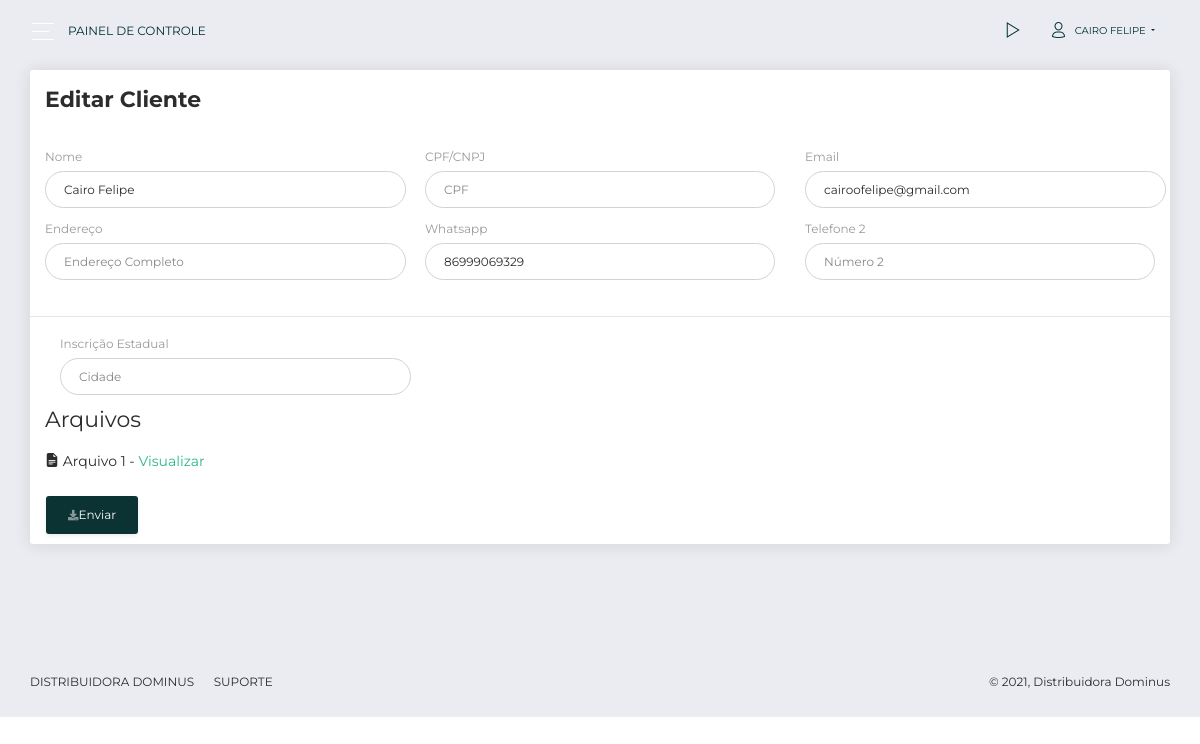
The app's page /admin/edit-cliente.php?edit_id=182 (signed in) with its own data.
### tables this page shows
CREATE TABLE `clientes` (
  `id` int(11) NOT NULL AUTO_INCREMENT,
  `nome` varchar(100) DEFAULT NULL,
  `cpf_cnpj` varchar(100) DEFAULT NULL,
  `email` varchar(50) DEFAULT NULL,
  `endereco` varchar(500) DEFAULT NULL,
  `whats` varchar(100) DEFAULT NULL,
  `telefone2` varchar(100) DEFAULT NULL,
  `tipo` varchar(50) DEFAULT NULL,
  `user_create` varchar(50) DEFAULT NULL,
  `id_estadual` varchar(50) DEFAULT NULL,
  `data_nascimento` varchar(50) DEFAULT NULL,
  `arq1` varchar(200) DEFAULT NULL,
  `nome_arq1` varchar(200) DEFAULT NULL,
  PRIMARY KEY (`id`)
);

### admin/edit-cliente.php (the view, shortened to what this page needs)
<?php
require_once 'dbconfig.php';
if (isset($_GET['edit_id']) && !empty($_GET['edit_id'])) {
  $id = $_GET['edit_id'];
  $stmt_edit = $DB_con->prepare('SELECT nome,cpf_cnpj,email,endereco,whats,telefone2,nome_arq1,arq1,id_estadual,data_nascimento FROM clientes WHERE id =:uid');
  $stmt_edit->execute(array(':uid' => $id));
  $edit_row = $stmt_edit->fetch(PDO::FETCH_ASSOC);
  extract($edit_row);
} else {
  header("Location: painel.php");
}
?>
<!DOCTYPE html>
<html lang="pt-br">
<head>
  <link rel="stylesheet" href="https://use.fontawesome.com/releases/v5.7.1/css/all.css">
  <link rel="stylesheet" href="https://maxcdn.bootstrapcdn.com/bootstrap/4.5.2/css/bootstrap.min.css">
  <link href="./assets/css/owl.carousel.min.css" rel="stylesheet">
  <link href="./assets/css/now-ui-dashboard.css" rel="stylesheet" />
</head>
<body>
  <div class="wrapper">
    <?php include "nav.php" ?>
      <div class="content">
            <div class="card">
              <div class="card-header">
                <h5 class="title">Editar Cliente</h5>
              </div>
              <div class="card-body">
                <form method="POST" enctype="multipart/form-data">
                  <div class="row">
                    <div class="col-md-4 pr-1">
                      <div class="form-group">
                        <label>Nome</label>
                        <input type="text" name="nome" class="form-control" placeholder="Nome Completo" value="<?php echo $nome; ?>">
                      </div>
                    </div>
                    <div class="col-md-4">
                      <div class="form-group">
                        <label>CPF/CNPJ</label>
                        <input type="text" name="cpf_cnpj" class="form-control" placeholder="CPF" value="<?php echo $cpf_cnpj; ?>">
                      </div>
                    </div>
                    <div class="col-md-4 pr-1">
                      <div class="form-group">
                        <label>Email</label>
                        <input type="text" name="email" class="form-control" placeholder="Email" value="<?php echo $email; ?>">
                      </div>
                    </div>
                  </div>
                  <div class="row">
                    <div class="col-md-4 pr-1">
                      <div class="form-group">
                        <label>Endereço</label>
                        <input type="text" name="endereco" class="form-control" placeholder="Endereço Completo" value="<?php echo $endereco; ?>">
                      </div>
                    </div>
                    <div class="col-md-4">
                      <div class="form-group">
                        <label>Whatsapp</label>
                        <input value="<?php echo $whats; ?>" type="text" name="whats" class="form-control" placeholder="Número">
                      </div>
                    </div>
                    <div class="col-md-4">
                      <div class="form-group">
                        <label>Telefone 2</label>
                        <input type="text" value="<?php echo $telefone2; ?>" name="telefone2" class="form-control" placeholder="Número 2">
                      </div>
                    </div>
                  </div>
              </div>
              <hr>
              <div class="container">
                <div class="col-md-4 pr-1">
                  <div class="form-group">
                    <label>Inscrição Estadual</label>
                    <input value="<?php echo $id_estadual; ?>" type="text" name="id_estadual" class="form-control" placeholder="Cidade">
                  </div>
                </div>
              </div>
              <div class="container">
              <h5>Arquivos</h5>
              <?php
              if (!($arq1 == '')) {
              ?>
                <i class='bi bi-file-earmark-text-fill'></i> Arquivo 1 - <a target="_blank" href="images/clientes/<?php echo $row['arq1']; ?>">Visualizar</a>
                <br>
              <?php
              }
              ?>
              <button type="submit" name="btnsave" class="btn btn-primary shadow-sm mt-4">
                <span class="glyphicon glyphicon-save"></span><i class="fas fa-download fa-sm text-white-50"></i>Enviar
              </button>
            </div>
            </div>
      </div>
  <?php include "footer.php"; ?>
  </div>
  </div>
</body>
</html>

### records on screen
clientes: nome "Cairo Felipe", email "cairoofelipe@gmail.com", whats "86999069329"

### other values on screen
$_SESSION['name'] "CAIRO FELIPE"
